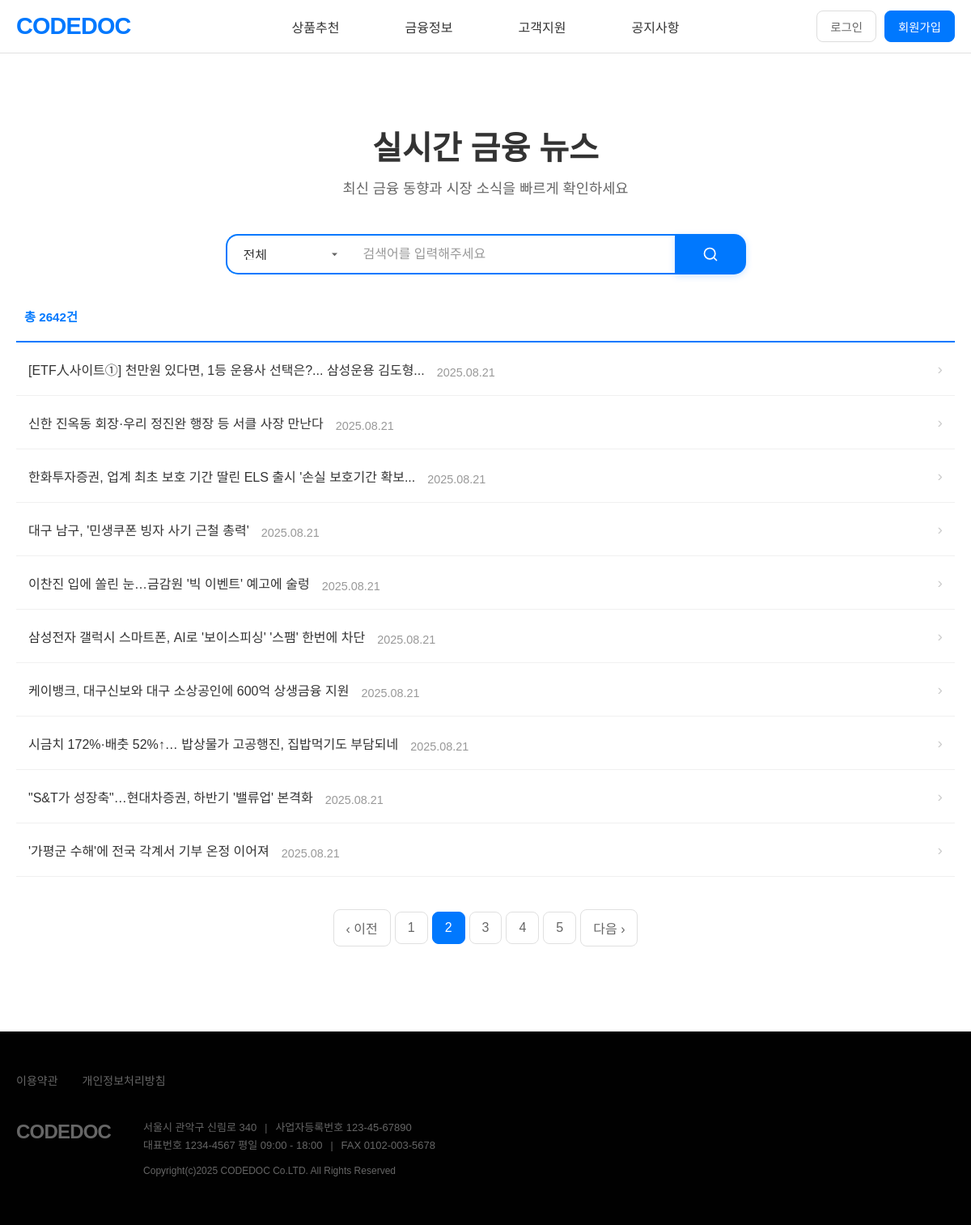
Before: /news/?page=2 with the older database file.
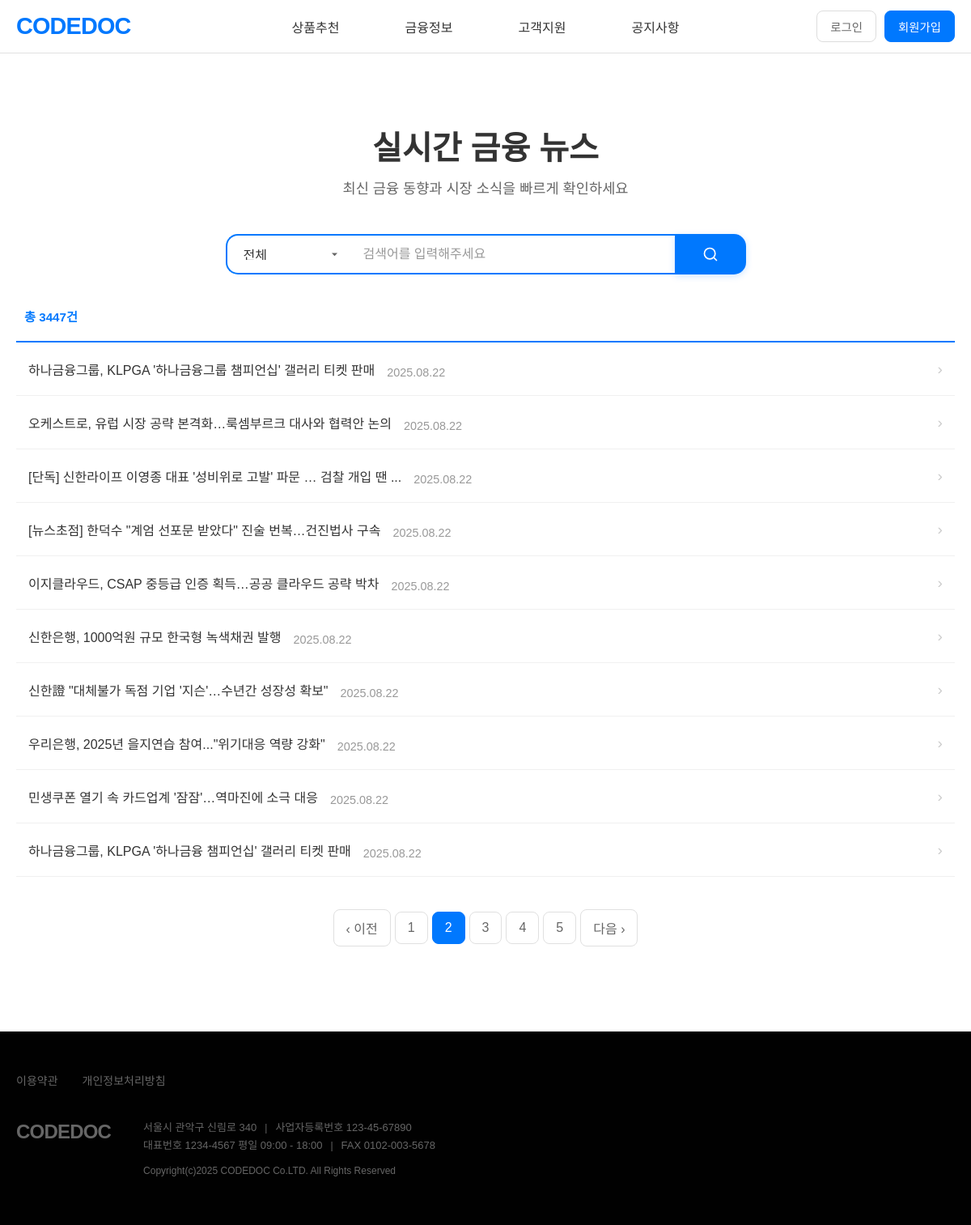
After: the same page with the newer database file.
### news/models.py (models this page shows, shortened)
class News(models.Model):
    CATEGORY_CHOICES = [
        ('주식/증권', '주식/증권'),
        ('채권', '채권'),
        ('금리', '금리'),
        ('환율/외환', '환율/외환'),
        ('부동산', '부동산'),
        ('은행/대출', '은행/대출'),
        ('보험/연금', '보험/연금'),
        ('투자/자산관리', '투자/자산관리'),
        ('경제지표', '경제지표'),
        ('정책/규제', '정책/규제'),
        ('기타금융', '기타금융'),
    ]
    title = models.CharField(max_length=500)
    description = models.TextField()
    link = models.URLField(max_length=1000)
    category = models.CharField(max_length=50, choices=CATEGORY_CHOICES, default='기타금융')
    source = models.CharField(max_length=100, default='네이버 뉴스')
    pub_date = models.CharField(max_length=20)  # 원본 날짜 형식 저장
    collected_time = models.DateTimeField(default=timezone.now)
    class Meta:
        ordering = ['-collected_time']
        unique_together = ['title', 'link']  # 중복 방지

### news/views.py (the view)
# urls.py: path('', views.news_list, name='news_list'),
def news_list(request):
    category = request.GET.get('category', '')
    search_term = request.GET.get('search', '')
    page_number = int(request.GET.get('page', 1))
    news_queryset = News.objects.all().order_by('-pub_date')
    if category and category != 'all':
        news_queryset = news_queryset.filter(category=category)
    if search_term:
        news_queryset = news_queryset.filter(
            Q(title__icontains=search_term) |
            Q(description__icontains=search_term)
        )
    total_count = news_queryset.count()
    total_pages = (total_count + 9) // 10  # 올림 계산
    start_index = (page_number - 1) * 10
    end_index = start_index + 10
    current_news = list(news_queryset[start_index:end_index])
    has_previous = page_number > 1
    has_next = page_number < total_pages
    previous_page = page_number - 1 if has_previous else None
    next_page = page_number + 1 if has_next else None
    start_page = max(1, page_number - 2)
    end_page = min(total_pages, start_page + 4)
    if end_page - start_page < 4:
        start_page = max(1, end_page - 4)
    page_range = range(start_page, end_page + 1)
    categories = News.CATEGORY_CHOICES
    class CustomPageObj:
        def __init__(self, object_list, number):
            self.object_list = object_list
            self.number = number
        def __iter__(self):
            return iter(self.object_list)
        def has_previous(self):
            return has_previous
        def has_next(self):
            return has_next
        def previous_page_number(self):
            return previous_page
        def next_page_number(self):
            return next_page
        def has_other_pages(self):
            return total_pages > 1
    class CustomPaginator:
        def __init__(self):
            self.num_pages = total_pages
            self.page_range = page_range
    page_obj = CustomPageObj(current_news, page_number)
    page_obj.paginator = CustomPaginator()
    context = {
        'page_obj': page_obj,
        'categories': categories,
        'current_category': category,
        'current_search': search_term,
        'total_count': total_count
    }
    return render(request, 'news/news_list.html', context)

### home/context_processors.py (called while the page is built)
def static_version(request):
    return {
        'STATIC_VERSION': getattr(settings, 'STATIC_VERSION', '1.0.0')
    }

### news/templates/news/news_list.html (shortened to what this page needs)
{% extends 'base.html' %}
{% load static %}
{% block extra_css %}
<link rel="stylesheet" href="{% static 'news/css/news_list.css' %}?v={{ STATIC_VERSION }}">
<link href="https://cdnjs.cloudflare.com/ajax/libs/font-awesome/6.0.0/css/all.min.css" rel="stylesheet">
{% endblock %}
{% block content %}
<div class="news-container">
    <div class="news-header">
        <div class="page-header">
            <h1 class="page-title">실시간 금융 뉴스</h1>
            <p class="page-subtitle">최신 금융 동향과 시장 소식을 빠르게 확인하세요</p>
        </div>
    </div>
    <div class="search-section">
        <form method="GET" id="newsFilterForm">
            <div class="search-bar">
                <div class="category-dropdown">
                    <select name="category" class="category-select" onchange="this.form.submit()">
                        <option value="all" {% if not current_category or current_category == 'all' %}selected{% endif %}>전체</option>
                    </select>
                </div>
                <input type="text" placeholder="검색어를 입력해주세요" class="search-input" name="search" value="{{ current_search|default:'' }}">
                <button type="submit" class="news-search-btn">
                    <svg width="20" height="20" viewBox="0 0 24 24" fill="none">
                        <circle cx="11" cy="11" r="8" stroke="white" stroke-width="2"/>
                        <path d="m21 21-4.35-4.35" stroke="white" stroke-width="2" stroke-linecap="round" stroke-linejoin="round"/>
                    </svg>
                </button>
            </div>
        </form>
    </div>
    <div class="news-content-list">
        <div class="news-stats">
            <span class="total-count">총 {{ total_count }}건</span>
        </div>
        <div class="news-list">
            {% for news in page_obj %}
                <div class="news-item">
                    <div class="news-main">
                        <h3 class="news-title">
                            <a href="{{ news.link }}" target="_blank">
                                {{ news.title }}
                            </a>
                        </h3>
                        <span class="news-date">{{ news.pub_date }}</span>
                    </div>
                    <div class="news-arrow">
                        <span>›</span>
                    </div>
                </div>
            {% empty %}
                <div class="no-news">
                    <p>등록된 뉴스가 없습니다.</p>
                </div>
            {% endfor %}
        </div>
        {% if page_obj.has_other_pages %}
            <div class="pagination-container">
                <div class="pagination">
                    {% if page_obj.has_previous %}
                        <a href="?page={{ page_obj.previous_page_number }}{% if current_category %}&category={{ current_category }}{% endif %}{% if current_search %}&search={{ current_search }}{% endif %}">&lsaquo; 이전</a>
                    {% endif %}
                    {% for num in page_obj.paginator.page_range %}
                        {% if num <= 5 %}
                            {% if page_obj.number == num %}
                                <span class="current">{{ num }}</span>
                            {% else %}
                                <a href="?page={{ num }}{% if current_category %}&category={{ current_category }}{% endif %}{% if current_search %}&search={{ current_search }}{% endif %}">{{ num }}</a>
                            {% endif %}
                        {% endif %}
                    {% endfor %}
                    {% if page_obj.has_next %}
                        <a href="?page={{ page_obj.next_page_number }}{% if current_category %}&category={{ current_category }}{% endif %}{% if current_search %}&search={{ current_search }}{% endif %}">다음 &rsaquo;</a>
                    {% endif %}
                </div>
            </div>
        {% endif %}
    </div>
</div>
{% endblock %}

Changed rows visible on the page:
no longer on this page (row unchanged): News: title "[ETF人사이트①] 천만원 있다면, 1등 운용사 선택은?... 삼성운용 김도형...", pub_date "2025.08.21"
no longer on this page (row unchanged): News: title "신한 진옥동 회장·우리 정진완 행장 등 서클 사장 만난다", pub_date "2025.08.21"
no longer on this page (row unchanged): News: title "한화투자증권, 업계 최초 보호 기간 딸린 ELS 출시 '손실 보호기간 확보...", pub_date "2025.08.21"
no longer on this page (row unchanged): News: title "대구 남구, '민생쿠폰 빙자 사기 근철 총력'", pub_date "2025.08.21"
no longer on this page (row unchanged): News: title "이찬진 입에 쏠린 눈…금감원 '빅 이벤트' 예고에 술렁", pub_date "2025.08.21"
no longer on this page (row unchanged): News: title "삼성전자 갤럭시 스마트폰, AI로 '보이스피싱' '스팸' 한번에 차단", pub_date "2025.08.21"
no longer on this page (row unchanged): News: title "케이뱅크, 대구신보와 대구 소상공인에 600억 상생금융 지원", pub_date "2025.08.21"
no longer on this page (row unchanged): News: title "시금치 172%·배춧 52%↑… 밥상물가 고공행진, 집밥먹기도 부담되네", pub_date "2025.08.21"
no longer on this page (row unchanged): News: title "\"S&T가 성장축\"…현대차증권, 하반기 '밸류업' 본격화", pub_date "2025.08.21"
no longer on this page (row unchanged): News: title "'가평군 수해'에 전국 각계서 기부 온정 이어져", pub_date "2025.08.21"
added News: title "하나금융그룹, KLPGA '하나금융그룹 챔피언십' 갤러리 티켓 판매", pub_date "2025.08.22"
added News: title "오케스트로, 유럽 시장 공략 본격화…룩셈부르크 대사와 협력안 논의", pub_date "2025.08.22"
added News: title "[단독] 신한라이프 이영종 대표 '성비위로 고발' 파문 … 검찰 개입 땐 ...", pub_date "2025.08.22"
added News: title "[뉴스초점] 한덕수 \"계엄 선포문 받았다\" 진술 번복…건진법사 구속", pub_date "2025.08.22"
added News: title "이지클라우드, CSAP 중등급 인증 획득…공공 클라우드 공략 박차", pub_date "2025.08.22"
added News: title "신한은행, 1000억원 규모 한국형 녹색채권 발행", pub_date "2025.08.22"
added News: title "신한證 \"대체불가 독점 기업 '지슨'…수년간 성장성 확보\"", pub_date "2025.08.22"
added News: title "우리은행, 2025년 을지연습 참여...\"위기대응 역량 강화\"", pub_date "2025.08.22"
added News: title "민생쿠폰 열기 속 카드업계 '잠잠'…역마진에 소극 대응", pub_date "2025.08.22"
added News: title "하나금융그룹, KLPGA '하나금융 챔피언십' 갤러리 티켓 판매", pub_date "2025.08.22"
Other visible differences:
{{ total_count }}: "2642" → "3447"
